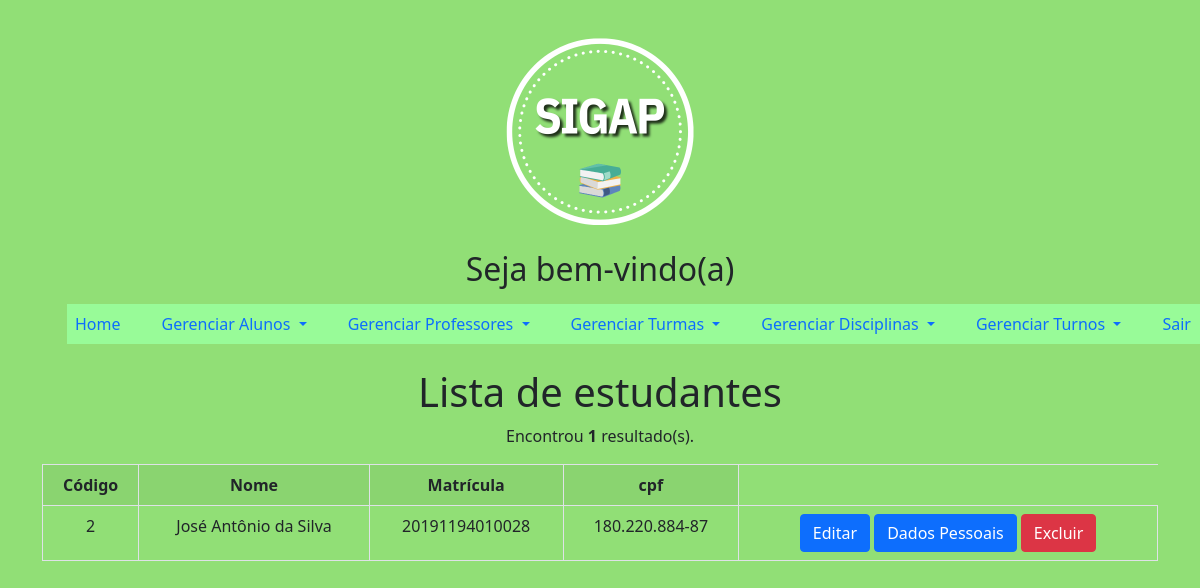
/principalAdmin.php?page=listarAlunos, run on an earlier commit of the app's database.
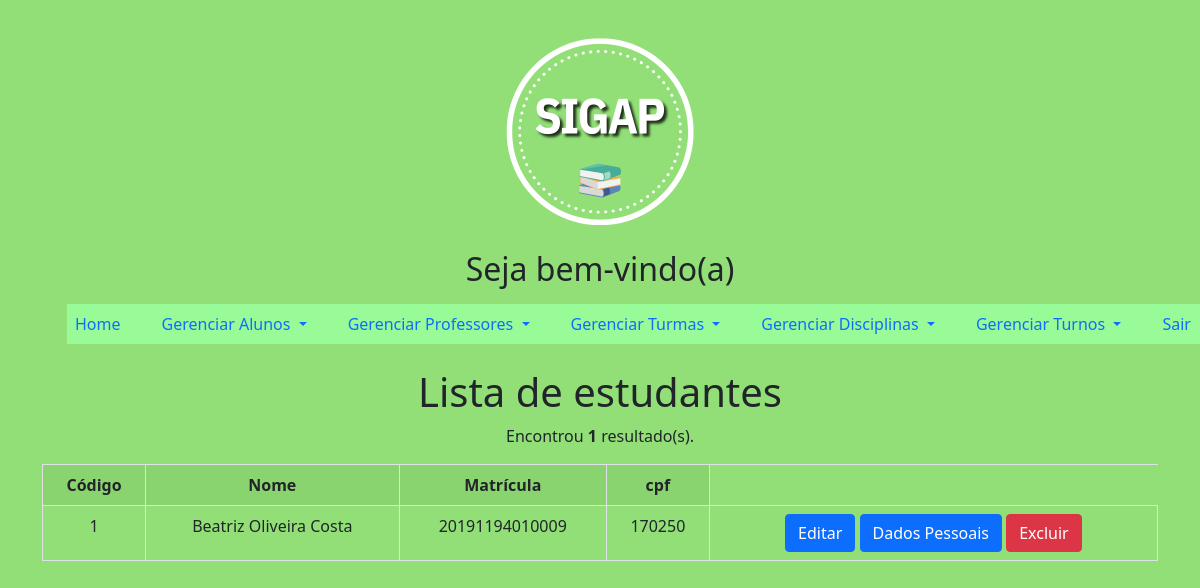
And on a later commit of the database.
### tables this page shows
CREATE TABLE `aluno` (
  `idAluno` int(11) NOT NULL,
  `nome` varchar(45) NOT NULL,
  `matrícula` varchar(15) NOT NULL,
  `senha` varchar(45) NOT NULL,
  `cpf` varchar(20) NOT NULL,
  `telefone` varchar(20) NOT NULL,
  `data_nascimento` date NOT NULL
);

### listarAlunos.php (the view)
<?php
	$sql = "SELECT * FROM aluno";
	$res = $mysqli->query($sql);
	$qtd = $res->num_rows;
?>
    <div class="row">
        <div class="col-12">
            <h1>Lista de estudantes</h1>
        </div>
		<?php
        if($qtd > 0){
		print "<p>Encontrou <b>$qtd</b> resultado(s).</p>";
		print "<table class='table table-bordered table-striped table-hover'>";
		print "<tr>";
		print "<th>Código</th>";
		print "<th>Nome</th>";
		print "<th>Matrícula</th>";
		print "<th>cpf</th>";
		print "</tr>";
		while($row = $res->fetch_object()){
			print "<tr>";
			print "<td>".$row->idAluno."</td>";
			print "<td>".$row->nome."</td>";
			print "<td>".$row->matrícula."</td>";
			print "<td>".$row->cpf."</td>";
			print "<td>
					 <button onclick=\"location.href='?page=editarAlunos&idAluno=".$row->idAluno."';\" class='btn btn-primary'>Editar</button>
					 <button onclick=\"location.href='?page=infoUsuario&idAluno=".$row->idAluno."';\" class='btn btn-primary'>Dados Pessoais</button>
					 <button onclick=\"if(confirm('Tem certeza que deseja excluir?')){location.href='?page=salvarAlunos&acao=excluir&idAluno=".$row->idAluno."';}else{false;}\"  class='btn btn-danger'>Excluir</button>
			       </td>";
		}
		print "</table>";
	}else{
		print "Não encontrou resultado";
	}
	?>

### principalAdmin.php (shortened to what this page needs)
<!DOCTYPE html>
<html lang="pt">
<head>
    <link href="https://cdn.jsdelivr.net/npm/bootstrap@5.0.2/dist/css/bootstrap.min.css" rel="stylesheet">
</head>
<body>
    <div class="container">
        <div class="row">
            <div class="col-md-12">
              <img src="img/SIGAP.png">
            </div>
        </div>
        <div class="row">
            <div class="col-md-12">
                <h2 class="text-center">Seja bem-vindo(a)</h2>
            </div>
        </div>
        <nav class="navbar navbar-expand-lg bg-body-tertiary">
         <div class="collapse navbar-collapse" id="navbarSupportedContent">
          <ul class="navbar-nav me-auto mb-2 mb-lg-0">
          <li class="nav-item">
          <a class="nav-link active" aria-current="page" href="principalAdmin.php">Home</a>
        </li>
          <li class="nav-item dropdown">
          <a class="nav-link dropdown-toggle" href="#" role="button" data-bs-toggle="dropdown" aria-expanded="false">
            Gerenciar Alunos
          </a>
        </li>
        <li class="nav-item dropdown">
          <a class="nav-link dropdown-toggle" href="#" role="button" data-bs-toggle="dropdown" aria-expanded="false">
            Gerenciar Professores
          </a>
        </li>
        <li class="nav-item dropdown">
          <a class="nav-link dropdown-toggle" href="#" role="button" data-bs-toggle="dropdown" aria-expanded="false">
            Gerenciar Turmas
          </a>
        </li>
        <li class="nav-item dropdown">
          <a class="nav-link dropdown-toggle" href="#" role="button" data-bs-toggle="dropdown" aria-expanded="false">
            Gerenciar Disciplinas
          </a>
        </li>
        <li class="nav-item dropdown">
          <a class="nav-link dropdown-toggle" href="#" role="button" data-bs-toggle="dropdown" aria-expanded="false">
            Gerenciar Turnos
          </a>
        </li>
        <ul class="navbar-nav me-auto mb-2 mb-lg-0">
          <li class="nav-item">
          <a class="nav-link active" aria-current="page" href="sair.php">Sair</a>
        </li>
    </nav>
    <div class="container mt-3">
      <div class="row">
        <div class="col">
          <?php
            include('conexao.php');
            switch (@$_REQUEST['page']){
              case 'listarAlunos':
                include('listarAlunos.php');
                break;
            }
          ?>
        </div>
      </div>
    </div>
</body>
</html>

### principalAdmin.php (style rules this page uses)
body { background-color: #91DF76; }
li { display: inline; }
a { display: block; padding: 70px 0; background-color: #98FB98; margin-left: 25px; width: 100%; }
img { max-width: 25+0px; max-height:250px; top: 0px; right: 0px; left: 0px; margin: 0px auto; }
.row { text-align: center; }

What changed in the data, as far as the page shows it:
removed aluno: idAluno "2", nome "José Antônio da Silva", matrícula "20191194010028", cpf "180.220.884-87"
added aluno: idAluno "1", nome "Beatriz Oliveira Costa", matrícula "20191194010009", cpf "170250"
